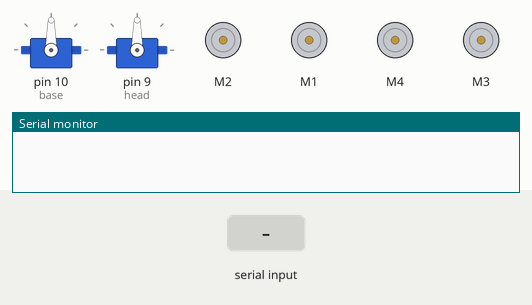
A sketch run on a simulated Arduino Uno, built with avr-gcc and run on an emulated ATmega328P. Parts: 2 × servo, 4 × DC motor (green arrow = forward, orange = backward, longer = faster), the last lines printed to the serial monitor. The inputs (shaded band) are chosen by the test bench.

Above: at 1.2 s.
1.3 s: "+" received over Serial
2.8 s: "h" received over Serial
At 3.2 s:
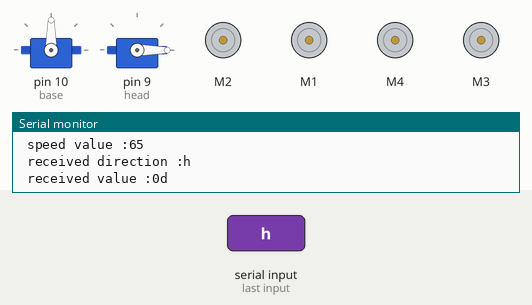
4.3 s: "g" received over Serial
At 5.5 s:
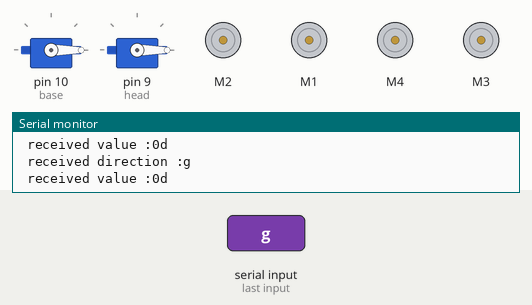
5.8 s: "w90\n" received over Serial
At 6.7 s:
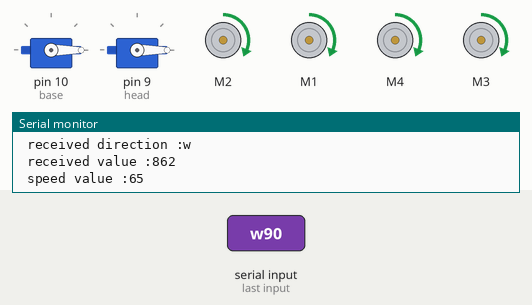
7.3 s: "a90\n" received over Serial
At 7.7 s:
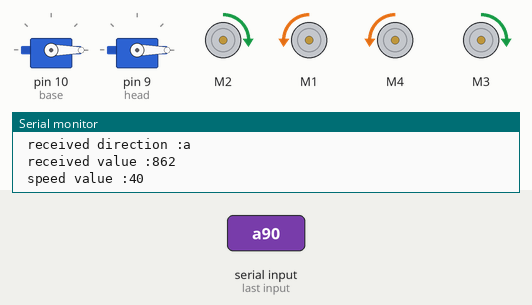
8.8 s: "d90\n" received over Serial
At 10.0 s:
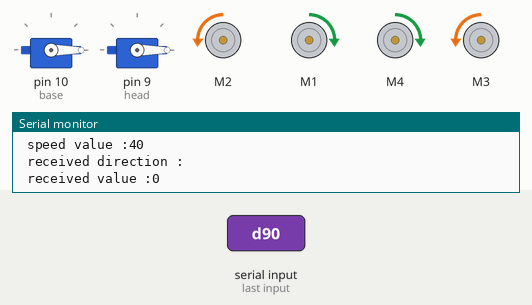
Timing chart, 0 to 11.3 s (numbered marks = the images above; inputs shaded):
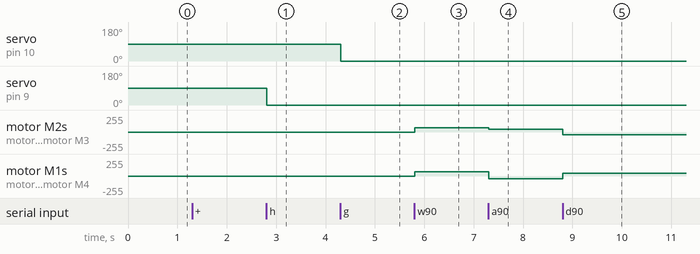

Measured:
- after the input at 2.8 s, servo on pin 9 (head): 90° → 0° at once
- after the input at 4.3 s, servo on pin 10 (base): 90° → 0° at once
- after the input at 5.8 s, motor M2, motor M1, motor M4, motor M3: stopped → forward 65/255 at once
- after the input at 7.3 s, motor M2, motor M3: forward 65/255 → forward 40/255 at once; motor M1, motor M4: forward 65/255 → backward 40/255 at once
- after the input at 8.8 s, motor M2, motor M3: forward 40/255 → backward 40/255 at once; motor M1, motor M4: backward 40/255 → forward 40/255 at once

The sketch:

thor_class_lib_26122016.ino
```cpp
#include <Adafruit_MotorShield.h>
#include <Servo.h>
Adafruit_MotorShield AFMS = Adafruit_MotorShield();

Servo base;
Servo head;

bool received = false;


class Drive_Stalker {


  private:
    int m_moving_speed = 60;             //speed to move forward and backward
    int m_turn_speed = 40;               //speed to turn left or right

    uint8_t leftDir;   //wheel direction
    uint8_t rightDir;


  public:

    Adafruit_DCMotor *backLeftWheel   = AFMS.getMotor(4);  // back left wheel
    Adafruit_DCMotor *backRightWheel  = AFMS.getMotor(3);  // back right wheel
    Adafruit_DCMotor *frontLeftWheel  = AFMS.getMotor(2); // front left wheel
    Adafruit_DCMotor *frontRightWheel = AFMS.getMotor(1); //front right wheel

    Drive_Stalker(void) {         //constructor of the class


    }

    void moveMotor() {            // this function set speed and direction to the robot,better not to access from the main

      int speedVal;

      (leftDir == rightDir) ?  speedVal = m_moving_speed : speedVal = m_turn_speed;

      frontLeftWheel  -> setSpeed(speedVal);
      frontRightWheel ->setSpeed(speedVal);
      backLeftWheel  -> setSpeed(speedVal);
      backRightWheel ->setSpeed(speedVal);

      frontLeftWheel -> run(rightDir);  // to move left FLW & BRW set backwards and vise versa
      backRightWheel -> run(rightDir);

      frontRightWheel-> run(leftDir);
      backLeftWheel  -> run(leftDir);


      Serial.print("\n speed value :"); Serial.print(speedVal);
      //Serial.print("\n direciton of left wheel :"); Serial.print(leftDir, 'DEC');
      //Serial.print("\n direciton of right wheel :"); Serial.print(rightDir, 'DEC');

    }

    void Direction(char dir) {        //defines the direction of the robot


      switch (dir) {

        case 'w':
          leftDir  = FORWARD;
          rightDir = FORWARD;
          moveMotor();
          break;

        case 'a':
          leftDir  = BACKWARD;
          rightDir = FORWARD;
          moveMotor();
          break;


        case 'd':
          leftDir  = FORWARD;
          rightDir = BACKWARD;
          moveMotor();
          break;

        case 'z':
          leftDir  = BACKWARD;
          rightDir = BACKWARD;
          moveMotor();
          break;


        case 's':
          leftDir  = RELEASE;
          rightDir = RELEASE;
          moveMotor();
          break;

        case '+':
          set_moveSpeed(get_moveSpeed() + 5);
          moveMotor();
          break;

        case '-':
          set_moveSpeed(get_moveSpeed() - 5);
          moveMotor();
          break;


      }
    }


    void set_moveSpeed(int moving_speed) {  //set forward or backward speed of the robot

      m_moving_speed = moving_speed;
    }


    void set_trunSpeed(int turn_speed) {    //set turn speed of the robot

      m_turn_speed = turn_speed;
    }

    int get_moveSpeed() {

      return m_moving_speed;
    }


    int get_turnSpeed() {

      return m_turn_speed;
    }

};


void setup() {

  Serial.begin(9600);
  Serial.flush();

  base.attach(10); //servo1
  head.attach(9);  //servo2

  AFMS.begin();


}

Drive_Stalker robot; //creating robot object

void loop() {


  byte msg[10];                        //massage storing variable;
  int count = 0, val = 0;


  while (Serial.available() > 0) {

    byte inByte = (byte)Serial.read(); //reading serial
    msg[count] = inByte;

    count++;
    received = true;

  }

  if (count > 1) {                      ///converting byte to a integer

    for (int i = 1; i < count; i++) {
      val = 10 * val + (msg[i] - '0');

    }

  }


  if (received) {

    Serial.print("\n received direction :"); Serial.write(msg[0]);
    Serial.print("\n received value :"); Serial.print(val);

   if(msg[0] == 'h')
   {
          head.write(val);
          delay(15);
          Serial.println('d');
   }


    else if (msg[0] == 'g')
    {
          base.write(val);
          delay(15);
          Serial.println('d');
    }
    else
    {
    robot.Direction(msg[0]);
    }
  }
  received = false;
  delay(10);
  Serial.flush();

}
```
